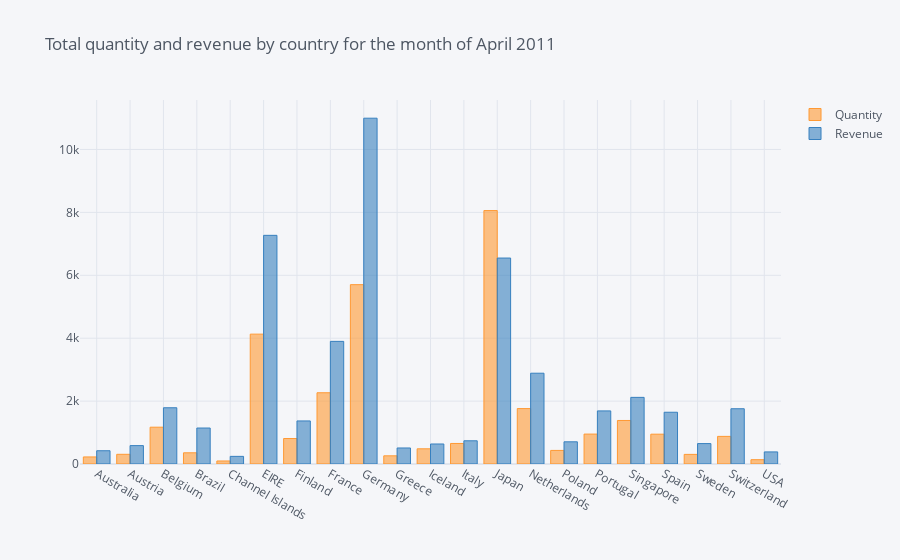

Notebook code cell kept with this figure:
### Code cell
# Traces
#traces = ;

# Layout
#layout = 

# Plot
total_qty_rvn.iplot(kind='bar', x='Country',  
           title='Total quantity and revenue by country for the month of April 2011')

### Figure 1 — Plotly figure (JSON) as saved in the notebook; plotly's stock layout.template omitted (floating-point values rounded to 4 significant figures)
{"data": [{"marker": {"color": "rgba(255, 153, 51, 0.6)", "line": {"color": "rgba(255, 153, 51, 1.0)", "width": 1}}, "name": "Quantity", "orientation": "v", "text": "", "type": "bar", "x": ["Australia", "Austria", "Belgium", "Brazil", "Channel Islands", "EIRE", "Finland", "France", "Germany", "Greece", "Iceland", "Italy", "Japan", "Netherlands", "Poland", "Portugal", "Singapore", "Spain", "Sweden", "Switzerland", "USA"], "y": [224, 308, 1170, 356, 96, 4129, 810, 2265, 5702, 260, 483, 653, 8058, 1762, 432, 951, 1384, 948, 306, 878, 137]}, {"marker": {"color": "rgba(55, 128, 191, 0.6)", "line": {"color": "rgba(55, 128, 191, 1.0)", "width": 1}}, "name": "Revenue", "orientation": "v", "text": "", "type": "bar", "x": ["Australia", "Austria", "Belgium", "Brazil", "Channel Islands", "EIRE", "Finland", "France", "Germany", "Greece", "Iceland", "Italy", "Japan", "Netherlands", "Poland", "Portugal", "Singapore", "Spain", "Sweden", "Switzerland", "USA"], "y": [421.6, 584.8, 1788.0, 1144.0, 243.0, 7270.0, 1369.0, 3899.0, 10990.0, 509.7, 636.2, 737.8, 6549.0, 2887.0, 705.8, 1688.0, 2119.0, 1646.0, 649.1, 1757.0, 383.9]}], "layout": {"legend": {"bgcolor": "#F5F6F9", "font": {"color": "#4D5663"}}, "paper_bgcolor": "#F5F6F9", "plot_bgcolor": "#F5F6F9", "title": {"font": {"color": "#4D5663"}, "text": "Total quantity and revenue by country for the month of April 2011"}, "xaxis": {"gridcolor": "#E1E5ED", "showgrid": true, "tickfont": {"color": "#4D5663"}, "title": {"font": {"color": "#4D5663"}, "text": ""}, "zerolinecolor": "#E1E5ED"}, "yaxis": {"gridcolor": "#E1E5ED", "showgrid": true, "tickfont": {"color": "#4D5663"}, "title": {"font": {"color": "#4D5663"}, "text": ""}, "zerolinecolor": "#E1E5ED"}}}
